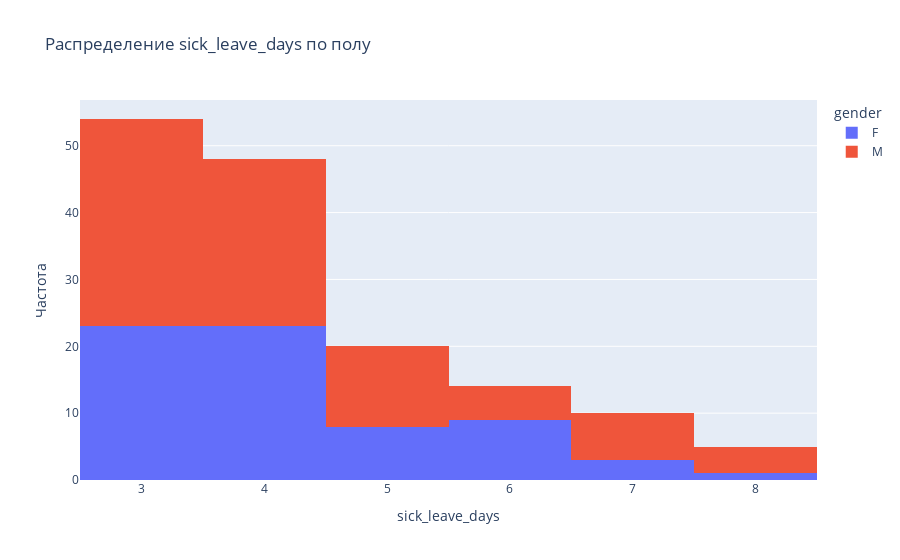

Notebook cell for this chart:
### Markdown cell above
## Мужчины vs Женщины

### Code cell
# График распределения sick_leave_days для мужчин и женщин (первоначальный масштаб) ----
male_data   = filtered_data[filtered_data['gender'] == 'M']
female_data = filtered_data[filtered_data['gender'] == 'F']

fig1 = px.histogram(
                        filtered_data, x='sick_leave_days', 
                        color='gender', 
                        title='Распределение sick_leave_days по полу'
                    )

fig1.update_layout(
                        title='Распределение sick_leave_days по полу',
                        xaxis=dict(title='sick_leave_days'),
                        yaxis=dict(title='Частота')
                    )

fig1.show()

### Figure 1 — Plotly figure (JSON) as saved in the notebook; plotly's stock layout.template omitted (floating-point values rounded to 4 significant figures)
{"data": [{"alignmentgroup": "True", "bingroup": "x", "hovertemplate": "gender=F<br>sick_leave_days=%{x}<br>count=%{y}<extra></extra>", "legendgroup": "F", "marker": {"color": "#636efa", "pattern": {"shape": ""}}, "name": "F", "offsetgroup": "F", "orientation": "v", "showlegend": true, "type": "histogram", "x": [5, 3, 3, 5, 4, 3, 3, 4, 4, 3, 4, 4, 4, 6, 6, 3, 4, 5, 4, 4, 7, 3, 4, 3, 7, 4, 3, 3, 3, 3, 8, 6, 6, 5, 3, 4, 5, 4, 6, 5, 4, 4, 6, 6, 3, 3, 6, 5, 3, 4, 4, 3, 3, 3, 5, 4, 4, 4, 4, 3, 7, 3, 3, 6, 3, 4, 4], "xaxis": "x", "yaxis": "y"}, {"alignmentgroup": "True", "bingroup": "x", "hovertemplate": "gender=M<br>sick_leave_days=%{x}<br>count=%{y}<extra></extra>", "legendgroup": "M", "marker": {"color": "#EF553B", "pattern": {"shape": ""}}, "name": "M", "offsetgroup": "M", "orientation": "v", "showlegend": true, "type": "histogram", "x": [4, 4, 5, 4, 4, 4, 3, 3, 3, 3, 3, 3, 5, 3, 7, 7, 3, 5, 4, 3, 4, 4, 4, 3, 5, 6, 3, 4, 3, 4, 3, 5, 3, 5, 3, 4, 3, 4, 3, 3, 6, 4, 3, 6, 4, 3, 4, 8, 4, 8, 4, 5, 6, 4, 6, 5, 8, 3, 7, 4, 7, 4, 3, 7, 3, 3, 8, 7, 4, 4, 3, 4, 3, 3, 5, 3, 4, 7, 5, 3, 3, 5, 5, 3], "xaxis": "x", "yaxis": "y"}], "layout": {"barmode": "relative", "legend": {"title": {"text": "gender"}, "tracegroupgap": 0}, "title": {"text": "Распределение sick_leave_days по полу"}, "xaxis": {"anchor": "y", "domain": [0, 1], "title": {"text": "sick_leave_days"}}, "yaxis": {"anchor": "x", "domain": [0, 1], "title": {"text": "Частота"}}}}
